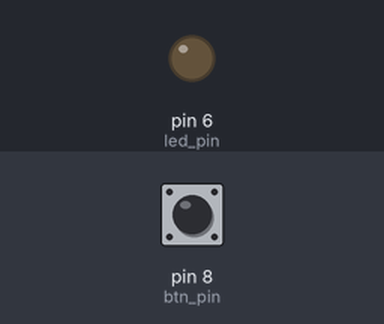
Simulated run of this sketch. Board: Arduino Uno, built with avr-gcc and run on an emulated ATmega328P. Shown: output pins drawn as LEDs (lit = HIGH). The test bench sets the inputs (shaded band); at power-on: pin 8 (btn_pin) HIGH.

Above: at 1.2 s.
1.3 s: pin 8 (btn_pin) pulled LOW for 0.15 s
At 1.45 s:
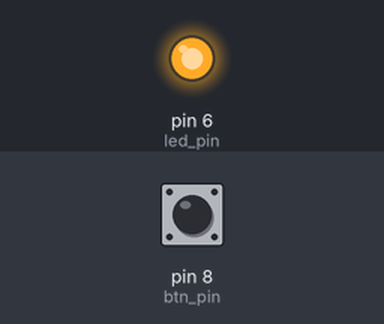
Timing chart, 0 to 4.3 s (numbered marks = the images above; inputs shaded):
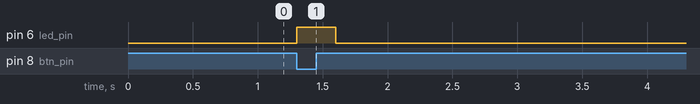

Measured:
- after the input at 1.3 s, pin 6 (led_pin): LOW → HIGH at once, → LOW 0.30 s later

The sketch:

Button_with_AND.ino
```cpp
const int btn_pin = 8;
const int led_pin = 6;
int btn_prev = HIGH;
int btn_state;
void setup() {
  pinMode(btn_pin, INPUT_PULLUP);
  pinMode(led_pin, OUTPUT);
  digitalWrite(led_pin, LOW);

}

void loop() {
  btn_state = digitalRead(btn_pin);
  if((btn_state == LOW) && (btn_prev == HIGH))
  {
    digitalWrite(led_pin, HIGH);
    delay(300);
    digitalWrite(led_pin, LOW);
  }
  btn_prev = btn_state;

}
```
